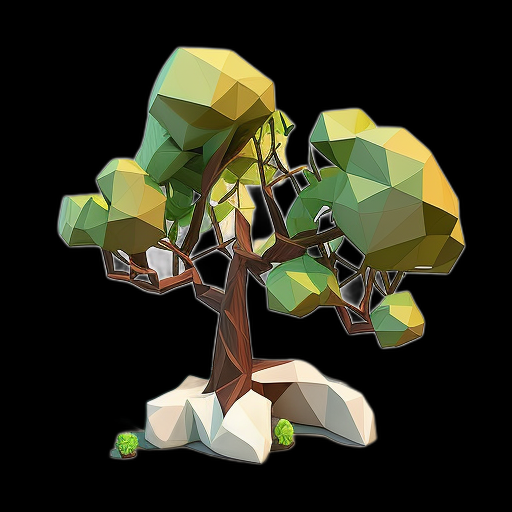
#> input picture datasets/mj_tree/test/0.png, 512 x 512 px
$ python -i io.py   (imports and definitions only)   (older library calls are emulated)
#> lines starting #> are read from the running program, lines starting #| are printed output that depends on the picture
### scripts/utils/utils.py
import numpy as np
import torch
import math
import cv2
import torch.nn
import matplotlib.pyplot as plt
from mpl_toolkits.mplot3d import Axes3D
import scipy
from skimage.metrics import structural_similarity as ssim


# [43 lines left out: functions pytorch_to_numpy, numpy_to_pytorch, convert_to_int, convert_to_float, not called in this run]


def nth_root(val, n):
    ret = int(val ** (1. / n))
    return ret + 1 if (ret + 1) ** n == val else ret


def normalize(array):
    array = np.float32(array)
    array = (array - array.min()) / max(1, (array.max() - array.min()))  # [0, 1]
    return array


# [66 lines left out: functions generate_z, polar_to_cartesian, get_pytorch_grid_coords_3d, get_graphics_grid_coords_3d, reflect_vector, metric_iou, not called in this run]


def metric_mse(output, target):
    return np.linalg.norm(output - target) / np.sqrt(target.size)


def metric_cd(output, target):
    distance_transform_target = scipy.ndimage.distance_transform_edt(1-target)
    return (distance_transform_target * output).sum() / target.size


def metric_dssim(output, target):
    return (1.0 - ssim(target, output, data_range=target.max() - target.min(), multichannel=True)) / 2.0

### scripts/utils/io.py
import numpy as np
import cv2
import matplotlib.pyplot as plt
from scripts.utils.utils import nth_root, normalize
import scripts.utils.utils as utils
import torch
import math
from scipy import ndimage
import os


# expected volume shape: w x h x d x c
# [27 lines left out: function volume_to_raw, not called in this run]

    # [7 lines of commented-out code are left out]


def read_image(image_path, resolution=None):
    # load image

#> called with image_path = '../../datasets/mj_tree/test/0.png'
    image = cv2.imread(image_path, cv2.IMREAD_UNCHANGED)
#> image is the input picture: shape (512, 512, 4); mean B, G, R, A 30, 45, 45.1, 82.7
    image = utils.normalize(image)

    if image.ndim == 3:
        image = cv2.cvtColor(image, cv2.COLOR_BGRA2RGBA)
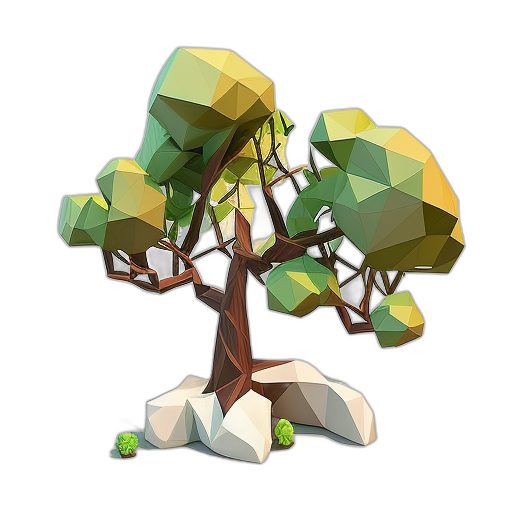
#> image: shape (512, 512, 4) float32; mean R, G, B, A 0.177, 0.176, 0.117, 0.324; transparent parts drawn white

    if image.ndim == 2:
        image = image[..., np.newaxis]

    for channel in range(image.shape[2]):
        image[..., channel] = ndimage.filters.gaussian_filter(image[..., channel], 1, truncate=2.0)
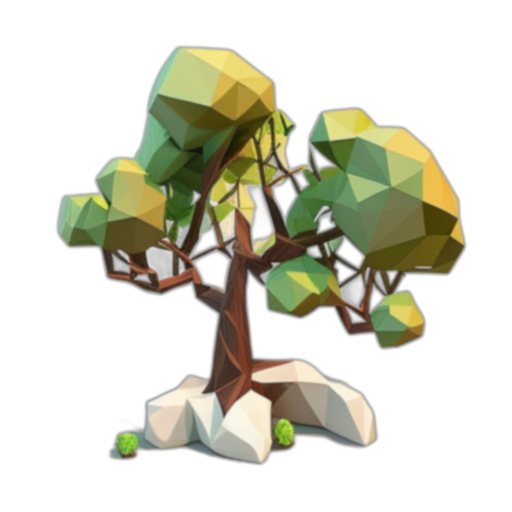
#> image: shape (512, 512, 4) float32; mean R, G, B, A 0.177, 0.176, 0.117, 0.324; transparent parts drawn white

    if resolution is not None:
        image = cv2.resize(image, (resolution, resolution), cv2.INTER_CUBIC).astype(np.float32)

    if image.ndim == 2:
        image = image[..., np.newaxis]

    image = np.transpose(image, (2, 0, 1))

    return image


# [66 lines left out: functions read_volume, read_vector_txt, volume_rotation_frames, not called in this run]

>>> result = read_image('../../datasets/mj_tree/test/0.png')

$ run again, on datasets/mj_tree/test/1.png
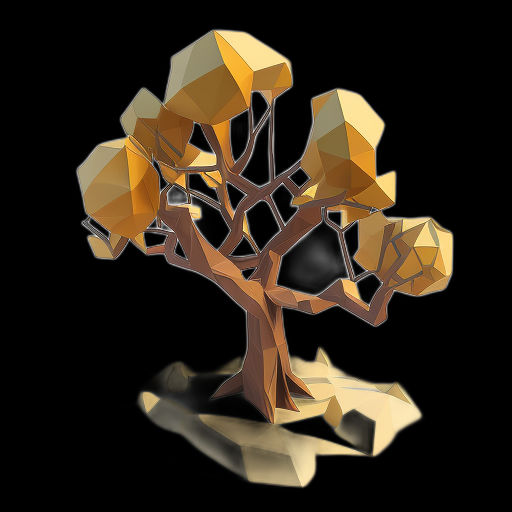
#> input picture datasets/mj_tree/test/1.png, 512 x 512 px
#> in read_image, image is the input picture: shape (512, 512, 4); mean B, G, R, A 24.5, 36.6, 46.1, 68.6
#> in read_image, `image = cv2.cvtColor(image, cv2.COLOR_BGRA2RGBA)`:
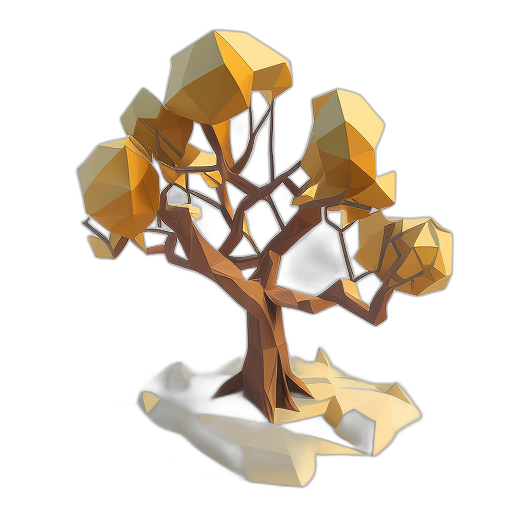
#> image: shape (512, 512, 4) float32; mean R, G, B, A 0.181, 0.144, 0.096, 0.269; transparent parts drawn white

$ run again, on datasets/mj_tree/test/2.png
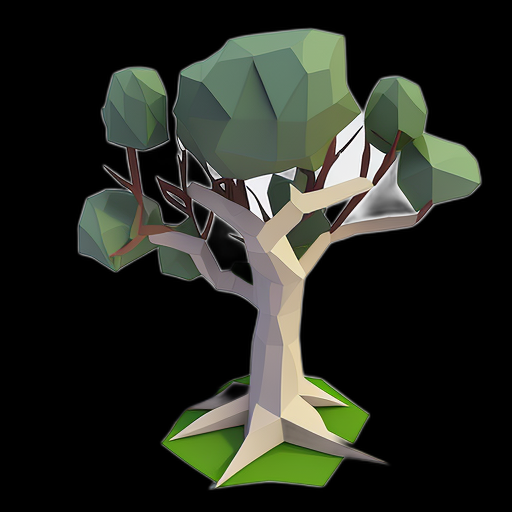
#> input picture datasets/mj_tree/test/2.png, 512 x 512 px
#> in read_image, image is the input picture: shape (512, 512, 4); mean B, G, R, A 34.1, 42.2, 39, 81.3
#> in read_image, `image = cv2.cvtColor(image, cv2.COLOR_BGRA2RGBA)`:
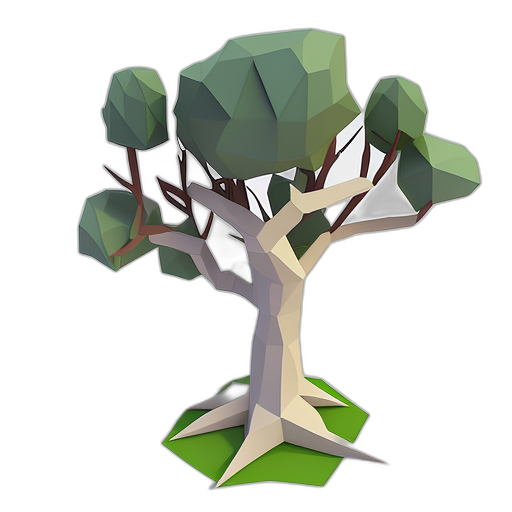
#> image: shape (512, 512, 4) float32; mean R, G, B, A 0.153, 0.166, 0.134, 0.319; transparent parts drawn white

$ run again, on datasets/mj_tree/test/3.png
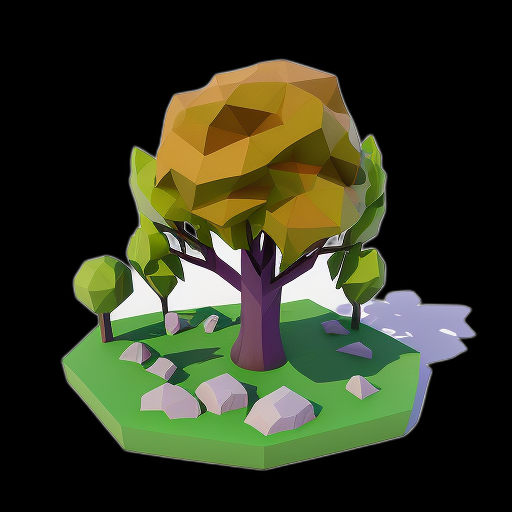
#> input picture datasets/mj_tree/test/3.png, 512 x 512 px
#> in read_image, image is the input picture: shape (512, 512, 4); mean B, G, R, A 33.8, 55.7, 51.1, 105.3
#> in read_image, `image = cv2.cvtColor(image, cv2.COLOR_BGRA2RGBA)`:
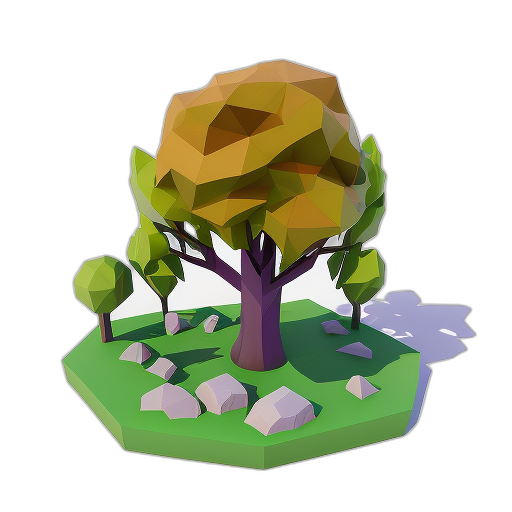
#> image: shape (512, 512, 4) float32; mean R, G, B, A 0.2, 0.219, 0.132, 0.412; transparent parts drawn white
